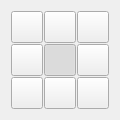
<?xml version="1.0" encoding="UTF-8"?>
<ui version="4.0">
 <class>AnchorWidget</class>
 <widget class="QWidget" name="AnchorWidget">
  <property name="geometry">
   <rect>
    <x>0</x>
    <y>0</y>
    <width>118</width>
    <height>118</height>
   </rect>
  </property>
  <property name="sizePolicy">
   <sizepolicy hsizetype="Fixed" vsizetype="Fixed">
    <horstretch>0</horstretch>
    <verstretch>0</verstretch>
   </sizepolicy>
  </property>
  <property name="minimumSize">
   <size>
    <width>118</width>
    <height>118</height>
   </size>
  </property>
  <property name="maximumSize">
   <size>
    <width>118</width>
    <height>118</height>
   </size>
  </property>
  <property name="windowTitle">
   <string/>
  </property>
  <layout class="QVBoxLayout" name="verticalLayout">
   <property name="spacing">
    <number>0</number>
   </property>
   <property name="sizeConstraint">
    <enum>QLayout::SetFixedSize</enum>
   </property>
   <item>
    <layout class="QGridLayout" name="gridLayout">
     <property name="spacing">
      <number>1</number>
     </property>
     <item row="0" column="0">
      <widget class="QPushButton" name="topLeftButton">
       <property name="sizePolicy">
        <sizepolicy hsizetype="Fixed" vsizetype="Fixed">
         <horstretch>0</horstretch>
         <verstretch>0</verstretch>
        </sizepolicy>
       </property>
       <property name="minimumSize">
        <size>
         <width>32</width>
         <height>32</height>
        </size>
       </property>
       <property name="maximumSize">
        <size>
         <width>32</width>
         <height>32</height>
        </size>
       </property>
       <property name="text">
        <string/>
       </property>
       <property name="iconSize">
        <size>
         <width>24</width>
         <height>24</height>
        </size>
       </property>
       <property name="checkable">
        <bool>true</bool>
       </property>
       <property name="autoExclusive">
        <bool>true</bool>
       </property>
      </widget>
     </item>
     <item row="0" column="1">
      <widget class="QPushButton" name="topButton">
       <property name="sizePolicy">
        <sizepolicy hsizetype="Fixed" vsizetype="Fixed">
         <horstretch>0</horstretch>
         <verstretch>0</verstretch>
        </sizepolicy>
       </property>
       <property name="minimumSize">
        <size>
         <width>32</width>
         <height>32</height>
        </size>
       </property>
       <property name="maximumSize">
        <size>
         <width>32</width>
         <height>32</height>
        </size>
       </property>
       <property name="text">
        <string/>
       </property>
       <property name="iconSize">
        <size>
         <width>24</width>
         <height>24</height>
        </size>
       </property>
       <property name="checkable">
        <bool>true</bool>
       </property>
       <property name="autoExclusive">
        <bool>true</bool>
       </property>
      </widget>
     </item>
     <item row="0" column="2">
      <widget class="QPushButton" name="topRightButton">
       <property name="sizePolicy">
        <sizepolicy hsizetype="Fixed" vsizetype="Fixed">
         <horstretch>0</horstretch>
         <verstretch>0</verstretch>
        </sizepolicy>
       </property>
       <property name="minimumSize">
        <size>
         <width>32</width>
         <height>32</height>
        </size>
       </property>
       <property name="maximumSize">
        <size>
         <width>32</width>
         <height>32</height>
        </size>
       </property>
       <property name="text">
        <string/>
       </property>
       <property name="iconSize">
        <size>
         <width>24</width>
         <height>24</height>
        </size>
       </property>
       <property name="checkable">
        <bool>true</bool>
       </property>
       <property name="autoExclusive">
        <bool>true</bool>
       </property>
      </widget>
     </item>
     <item row="1" column="0">
      <widget class="QPushButton" name="leftButton">
       <property name="sizePolicy">
        <sizepolicy hsizetype="Fixed" vsizetype="Fixed">
         <horstretch>0</horstretch>
         <verstretch>0</verstretch>
        </sizepolicy>
       </property>
       <property name="minimumSize">
        <size>
         <width>32</width>
         <height>32</height>
        </size>
       </property>
       <property name="maximumSize">
        <size>
         <width>32</width>
         <height>32</height>
        </size>
       </property>
       <property name="text">
        <string/>
       </property>
       <property name="iconSize">
        <size>
         <width>24</width>
         <height>24</height>
        </size>
       </property>
       <property name="checkable">
        <bool>true</bool>
       </property>
       <property name="autoExclusive">
        <bool>true</bool>
       </property>
      </widget>
     </item>
     <item row="1" column="1">
      <widget class="QPushButton" name="centerButton">
       <property name="sizePolicy">
        <sizepolicy hsizetype="Fixed" vsizetype="Fixed">
         <horstretch>0</horstretch>
         <verstretch>0</verstretch>
        </sizepolicy>
       </property>
       <property name="minimumSize">
        <size>
         <width>32</width>
         <height>32</height>
        </size>
       </property>
       <property name="maximumSize">
        <size>
         <width>32</width>
         <height>32</height>
        </size>
       </property>
       <property name="text">
        <string/>
       </property>
       <property name="iconSize">
        <size>
         <width>24</width>
         <height>24</height>
        </size>
       </property>
       <property name="checkable">
        <bool>true</bool>
       </property>
       <property name="checked">
        <bool>true</bool>
       </property>
       <property name="autoExclusive">
        <bool>true</bool>
       </property>
      </widget>
     </item>
     <item row="1" column="2">
      <widget class="QPushButton" name="rightButton">
       <property name="sizePolicy">
        <sizepolicy hsizetype="Fixed" vsizetype="Fixed">
         <horstretch>0</horstretch>
         <verstretch>0</verstretch>
        </sizepolicy>
       </property>
       <property name="minimumSize">
        <size>
         <width>32</width>
         <height>32</height>
        </size>
       </property>
       <property name="maximumSize">
        <size>
         <width>32</width>
         <height>32</height>
        </size>
       </property>
       <property name="text">
        <string/>
       </property>
       <property name="iconSize">
        <size>
         <width>24</width>
         <height>24</height>
        </size>
       </property>
       <property name="checkable">
        <bool>true</bool>
       </property>
       <property name="autoExclusive">
        <bool>true</bool>
       </property>
      </widget>
     </item>
     <item row="2" column="0">
      <widget class="QPushButton" name="bottomLeftButton">
       <property name="sizePolicy">
        <sizepolicy hsizetype="Fixed" vsizetype="Fixed">
         <horstretch>0</horstretch>
         <verstretch>0</verstretch>
        </sizepolicy>
       </property>
       <property name="maximumSize">
        <size>
         <width>32</width>
         <height>32</height>
        </size>
       </property>
       <property name="text">
        <string/>
       </property>
       <property name="iconSize">
        <size>
         <width>24</width>
         <height>24</height>
        </size>
       </property>
       <property name="checkable">
        <bool>true</bool>
       </property>
       <property name="autoExclusive">
        <bool>true</bool>
       </property>
      </widget>
     </item>
     <item row="2" column="1">
      <widget class="QPushButton" name="bottomButton">
       <property name="sizePolicy">
        <sizepolicy hsizetype="Fixed" vsizetype="Fixed">
         <horstretch>0</horstretch>
         <verstretch>0</verstretch>
        </sizepolicy>
       </property>
       <property name="minimumSize">
        <size>
         <width>32</width>
         <height>32</height>
        </size>
       </property>
       <property name="maximumSize">
        <size>
         <width>32</width>
         <height>32</height>
        </size>
       </property>
       <property name="text">
        <string/>
       </property>
       <property name="iconSize">
        <size>
         <width>24</width>
         <height>24</height>
        </size>
       </property>
       <property name="checkable">
        <bool>true</bool>
       </property>
       <property name="autoExclusive">
        <bool>true</bool>
       </property>
      </widget>
     </item>
     <item row="2" column="2">
      <widget class="QPushButton" name="bottomRightButton">
       <property name="sizePolicy">
        <sizepolicy hsizetype="Fixed" vsizetype="Fixed">
         <horstretch>0</horstretch>
         <verstretch>0</verstretch>
        </sizepolicy>
       </property>
       <property name="minimumSize">
        <size>
         <width>32</width>
         <height>32</height>
        </size>
       </property>
       <property name="maximumSize">
        <size>
         <width>32</width>
         <height>32</height>
        </size>
       </property>
       <property name="text">
        <string/>
       </property>
       <property name="iconSize">
        <size>
         <width>24</width>
         <height>24</height>
        </size>
       </property>
       <property name="checkable">
        <bool>true</bool>
       </property>
       <property name="autoExclusive">
        <bool>true</bool>
       </property>
      </widget>
     </item>
    </layout>
   </item>
  </layout>
 </widget>
 <resources/>
 <connections/>
</ui>
